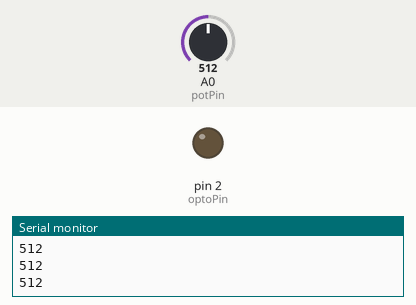
Bench run of a sketch on a simulated Arduino Uno, built with avr-gcc and run on an emulated ATmega328P. Shown: output pins drawn as LEDs (lit = HIGH), the last lines printed to the serial monitor. Inputs (shaded band) come from the test bench; at power-on: A0 (potPin) = 512.

Above: at 1.2 s.
1.3 s: A0 (potPin) set to 482
At 1.7 s:
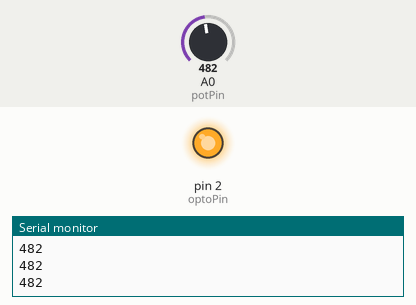
2.8 s: A0 (potPin) set to 510
At 4.0 s:
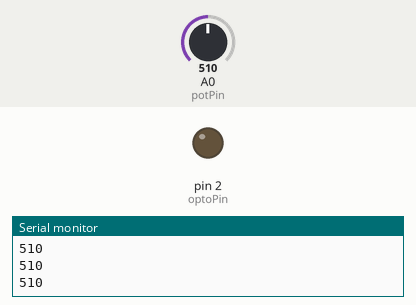
4.3 s: A0 (potPin) set to 490
At 5.0 s:
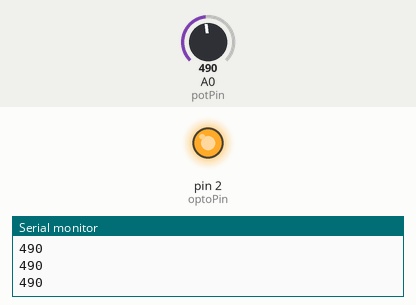
Timing chart, 0 to 7.3 s (numbered marks = the images above; inputs shaded):
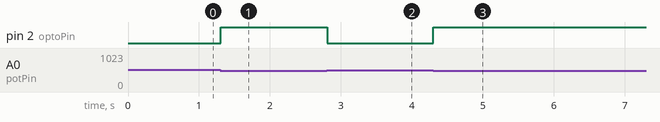

Measured:
- the behaviour switches between 501 and 500 on A0 (potPin) (found by bisection; images 0 and 1)
- after the input at 1.3 s, pin 2 (optoPin): LOW → HIGH at once
- after the input at 2.8 s, pin 2 (optoPin): HIGH → LOW at once
- after the input at 4.3 s, pin 2 (optoPin): LOW → HIGH at once

The sketch:

Project15.ino
```cpp
const int potPin = A0;
const int optoPin = 2;

void setup() {
  Serial.begin(9600);
  pinMode(optoPin, OUTPUT);
}

void loop() {
  int potMeter = analogRead(potPin);
  Serial.println(potMeter);

  if (potMeter > 1000) {
    digitalWrite(optoPin, HIGH);
  } else if (potMeter > 900) {
    digitalWrite(optoPin, LOW);
  } else if (potMeter > 800) {
    digitalWrite(optoPin, HIGH);
  } else if (potMeter > 700) {
    digitalWrite(optoPin, LOW);
  } else if (potMeter > 600) {
    digitalWrite(optoPin, HIGH);
  } else if (potMeter > 500) {
    digitalWrite(optoPin, LOW);
  } else if (potMeter > 400) {
    digitalWrite(optoPin, HIGH);
  } else if (potMeter > 300) {
    digitalWrite(optoPin, LOW);
  } else if (potMeter > 200) {
    digitalWrite(optoPin, HIGH);
  } else if (potMeter > 100) {
    digitalWrite(optoPin, LOW);
  } else {
    digitalWrite(optoPin, HIGH);
  }
  delay(10);
}
```
